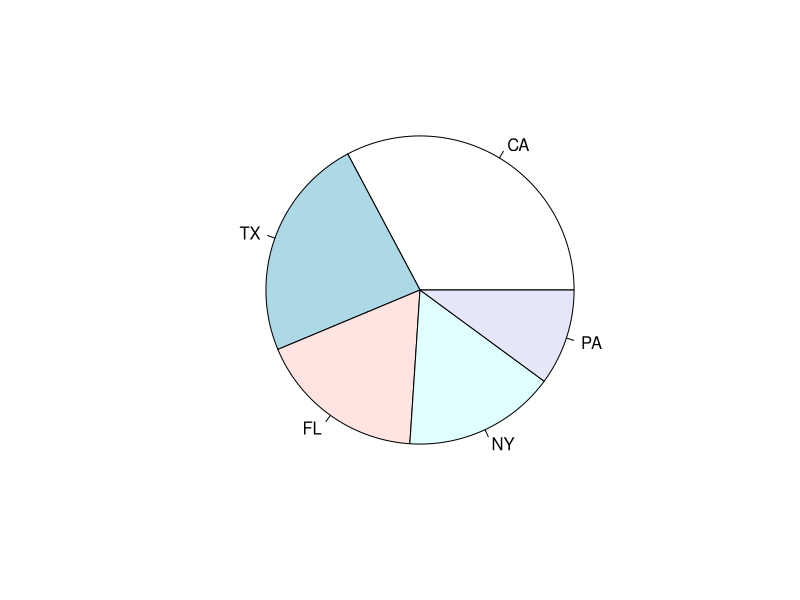
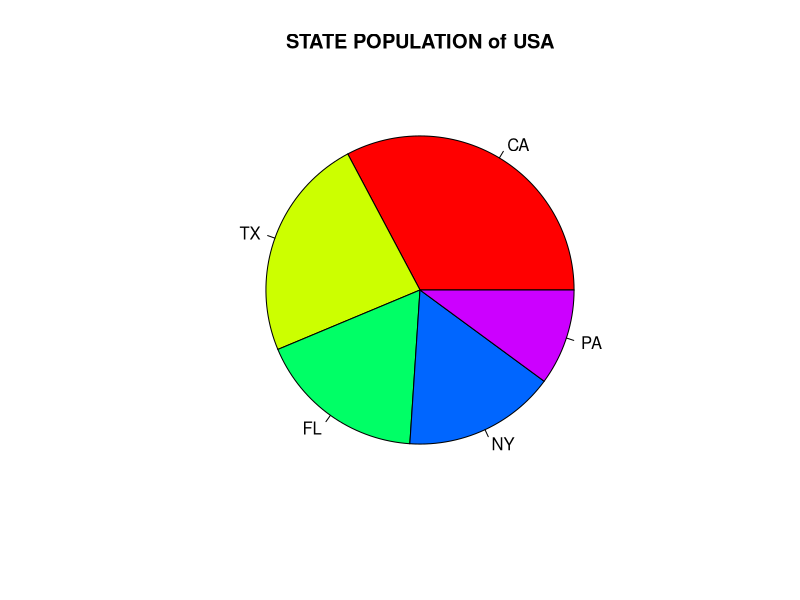
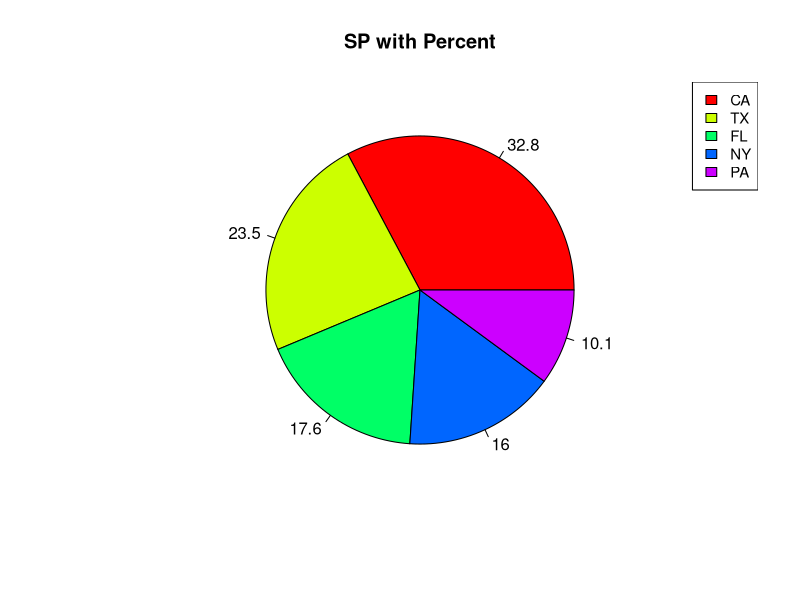

Here is the R script that generated these plots, in order: (Note: this script raises an error after producing the figures.)
# we will use pie() function
# pie(v,labels,radius,main,col,clockwise)
# v -> numeric vector that stores the data that we will use in the circle graph
# labels -> to explain the meanings of the circle segments
# radius -> radius of circle graph(takes value between -1 and 1)
# main -> main of the circle graph
# col -> colors to be used
# clockwise -> this is a logical variable. determines whether to advance clockwise or counterclockwise

#example

#CA 39M
#TX 28M
#FL 21M
#NY 19M
#PA 12M

v<-c(39,28,21,19,12)
label<-c("CA","TX","FL","NY","PA")
pie(v,label)
png(file="state_population") # if you want save the graph
dev.off()

#adding main and color
v<-c(39,28,21,19,12)
label<-c("CA","TX","FL","NY","PA")
png(file="sp_color")
pie(v,label,main="STATE POPULATION of USA",col=rainbow(length(v)))
dev.off()

#adding percent
v<-c(39,28,21,19,12)
label<-c("CA","TX","FL","NY","PA")
png(file="sp_percent")
circle_percent<-round(100*v/sum(v),1)
pie(v,label=circle_percent,main="SP with Percent",col=rainbow(length(v)))
legend("topright",c("CA","TX","FL","NY","PA"),cex=0.9,fill=rainbow(length(v)))
dev.off()

#3D circle graph
#install "plotrix"
v<-c(39,28,21,19,12)
label<-c("CA","TX","FL","NY","PA")
pie3D(v,labels=label, explode=0,2,main="3D")

#bar charts
# we will use barplot() function
# barplot(v,xlab,ylab,main,names.arg,col)
# v -> name of vector with data
# xlab -> x axis
# ylab -> y axis
# main -> main of bar chart
# names.arg -> vector where the names of each column are stored
# col -> color

#example
v<-c(39,28,21,19,12)
label<-c("CA","TX","FL","NY","PA")
barplot(v,names.arg = label,xlab="States",ylab="Population",col="red",
        main="SP of USA",border = "blue")

#group column chart and stacked column chart
#if column chart associated with different groups is to be created,
#group information is loaded with matrices.

#example

color1<-c("red","blue","green")
area1<-c("One","Two","Three")
months1<-c("January","February","March","April")
sales<-matrix(c(2,6,4,5,8,3,4,9,11,4,8,1),nrow=3,byrow=TRUE)
barplot(sales,main="Total Sales",names.arg = months1,xlab="MONTHS",ylab="SALES",
        col=color1)
legend("topright",area1,cex=1.2,fill = color1)

#boxplot
#boxplot(v,data,notch,varwidth,names,main)
# v -> vector or formula
# data -> dataframe
# notch -> logical value. if TRUE, notch will be drawn
# varwidth -> logical value. if TRUE, box size is proportional
# names -> group labels
# main -> main

#example
val1<-c(21.1,21.6,23.1,25.2,24.4,22.7)
val2<-c(2,4,6,8,10,12)
df<-data.frame(val1,val2)
boxplot(val1~val2,data=df,xlab="val2",ylab="val1",main="VAL1-VAL2 Relation")


#notched boxplot
val1<-c(21.1,21.6,23.1,25.2,24.4,22.7)
val2<-c(2,4,6,8,10,12)
df<-data.frame(val1,val2)
boxplot(val1~val2,data=df,notch=TRUE,varwidth=TRUE, xlab="val2",ylab="val1",
        main="VAL1-VAL2 Relation")

#histogram
# hist(v,main,xlab,xlim,ylim,breaks,col,border)
# border -> border lines
# xlim -> value ranges on x axis
# ylim -> value ranges on y axis
# breaks -> used to determine the width 

heightx<-c(185,172,165,165,152,167,192,184,168)
hist(heightx,xlab="SIZE",col="blue",border="black",xlim=c(145,200),ylim=c(0,5),
     breaks=5)

#example
# install RColorBrewer
library(RColorBrewer)
data(VADeaths)
par(mfrow=c(2,3))
hist(VADeaths,breaks=10, col=brewer.pal(4,"Set3"),main="Set3 4 Color")
hist(VADeaths,breaks=3 ,col=brewer.pal(4,"Set2"),main="Set2 4 Color")
hist(VADeaths,breaks=7, col=brewer.pal(4,"Set1"),main="Set1 4 Color")
hist(VADeaths,,breaks= 2, col=brewer.pal(7,"Set3"),main="Set3 7 Color")
hist(VADeaths,col=brewer.pal(7,"Greys"),main="Greys 7 Color")
hist(VADeaths,col=brewer.pal(7,"Greens"),main="Greens 7 Color")

#line chart
# plot(v,type,col,xlab,ylab)
# "type" is takes 3 different value;
# p -> just dots
# l -> line
# o -> dots and lines

#example
v<-c(7,5,9,5,8,5,9)
plot(v,type="o")

#example 2
x<-c(24,26,12,31,29,45,18)
plot(x,type="o",col="green",xlab="MONTHS",ylab="SALES",main="SALES BY MONTHS")

#example - multiple lines
x1<-c(13,19,22,6,4,8,4)
x1<-c(11,17,25,14,7,6,2)
plot(x1,type="o",col="green",xlab="MONTHS",ylab="SALES",main="SALES BY MONTHS")
lines(v,type="o",col="red")

#scatter plot
# plot(x,y,main,xlab,ylab,xlim,ylim,axes)

#example
a<-c(150,180,156,163,190,178,168,198,182,164)
b<-c(56,81,60,70,85,70,80,90,80,74)
p<-data.frame(a,b)
plot(x=p$a,y=p$b,xlab="HEIGHT",ylab="WEIGHT",xlim=c(150,200),
     ylim=c(40,100),main="WEIGHT-HEIGHT")

#scatter plot matrices
# if we have a multiple matrices, we can use this
a<-c(150,180,156,163,190,178,168,198,182,164)
b<-c(56,81,60,70,85,70,80,90,80,74)
c<-c(2,7,13,67,45,65,45,34,22,11)
d<-c(45,90,34,44,22,78,56,25,87,64)
p<-data.frame(a,b,c,d)
pairs(~a+b+c+d, data=p, main="SCATTER PLOT MATRIX")

